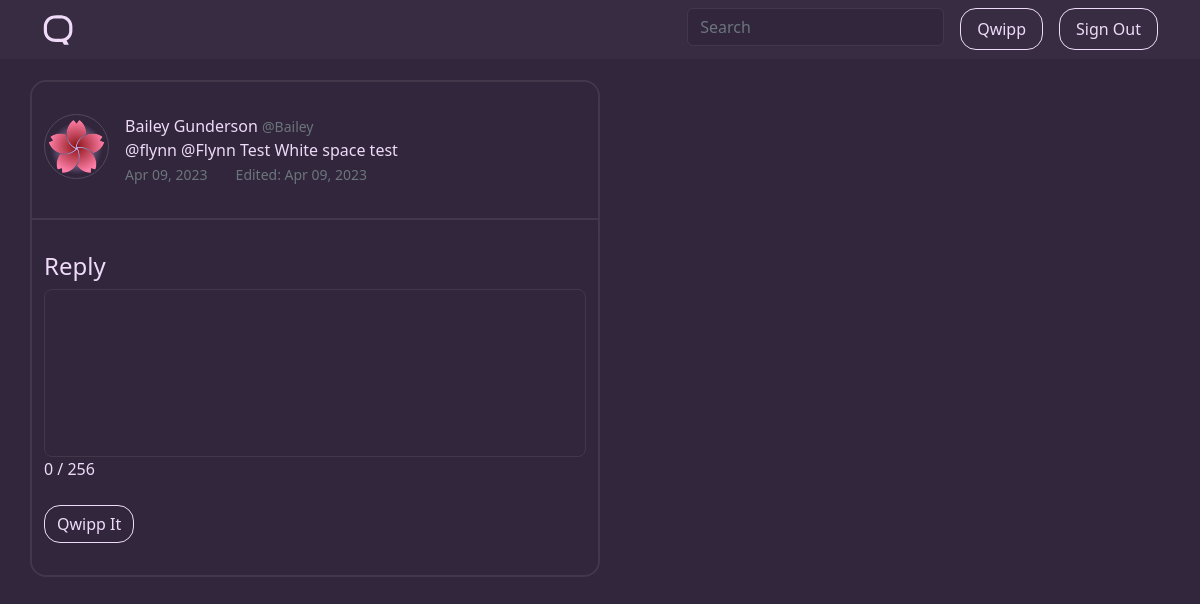
/u/Bailey/qwipp/21/reply (signed in), run on the app's committed database.
### qwippit/models.py (models this page shows, shortened)
class User(db.Model, UserMixin):
    id = db.Column(db.Integer, primary_key=True)
    username = db.Column(db.String(16), unique=True, nullable=False)
    displayname = db.Column(db.String(20), nullable=False)
    email = db.Column(db.String(120), unique=True, nullable=False)
    bio = db.Column(db.String(256))
    image_file = db.Column(db.String(20), nullable=False, default='default.png')
    banner_file = db.Column(db.String(20), nullable=False, default='default.png')
    password = db.Column(db.String(60), nullable=False)
    emailverified = db.Column(db.Boolean(), nullable=False, default=False)
    following = db.relationship('User',
                                secondary=followers,
                                primaryjoin=(followers.c.follower_id == id),
                                secondaryjoin=(followers.c.followed_id == id),
                                backref=db.backref('followers', lazy='dynamic'),
                                lazy='dynamic')
    viewed_qwipps = db.relationship('Qwipp', secondary='qwippViews', backref='hasViewed')
    viewed_qwills = db.relationship('Qwill', secondary='qwillViews', backref='hasViewed')
    liked_qwipps = db.relationship('Qwipp', secondary='qwippLikes', backref='hasLiked')
    liked_qwills = db.relationship('Qwill', secondary='qwillLikes', backref='hasLiked')
    qwipps = db.relationship('Qwipp', backref='author', lazy=True)
    qwills = db.relationship('Qwill', backref='author', lazy=True)
    like_notifications = db.Column(db.Boolean(), nullable=False, default=True)
    follow_notifications = db.Column(db.Boolean(), nullable=False, default=True)
    reply_notifications = db.Column(db.Boolean(), nullable=False, default=True)

class Qwipp(db.Model):
    id = db.Column(db.Integer, primary_key=True)
    date_posted = db.Column(db.DateTime, nullable=False, default=datetime.utcnow)
    date_edited = db.Column(db.DateTime)
    content = db.Column(db.Text(256), nullable=False)
    views = db.Column(db.Integer, nullable=False, default=0)
    likes = db.Column(db.Integer, nullable=False, default=0)
    is_reply = db.Column(db.Boolean(), nullable=False, default=False)
    qwill_reply_id = db.Column(db.Integer, db.ForeignKey('qwill.id'))
    qwipp_reply_id = db.Column(db.Integer, db.ForeignKey('qwipp.id'))
    user_id = db.Column(db.Integer, db.ForeignKey('user.id'), nullable=False)
    replies = db.relationship('Qwipp', backref=db.backref('qwipp_replied_to', remote_side=[id]))
    hashtags = db.Column(db.Integer, db.ForeignKey('hashtag.id'))

### qwippit/users/routes.py (the view, shortened to what this page needs)
@users.route("/u/<string:username>/qwipp/<int:qwipp_id>/reply", methods=['GET', 'POST'])
@login_required
def reply_qwipp(username, qwipp_id):
    qwipp = Qwipp.query.get_or_404(qwipp_id)
    form = QwippForm()
    return render_template('qwipps/reply.html', title=qwipp.author.displayname + " (@" + username + ") - Reply", qwipp=qwipp, isQwipp=True, qwipp_form=form)

### qwippit/qwipps/forms.py (shortened to what this page needs)
class QwippForm(FlaskForm):
    content = TextAreaField('Content', validators=[DataRequired(), Length(max=256)])
    submit = SubmitField('Qwipp It')

### qwippit/models.py (called while the page is built)
@login_manager.user_loader
def load_user(user_id):
    return User.query.get(int(user_id))

### qwippit/templates/qwipps/reply.html (shortened to what this page needs)
{% extends "main/layout.html" %}
{% block content %}
    {% if isQwipp %}
    <article class="row content-section individual-qwipp">
        <div class="d-flex media">
            <img class="me-3 rounded-circle border border-highlight" width="65px" height="65px" src="{{ url_for('static', filename='profile_pics/' + qwipp.author.image_file) }}">
            <div class="media-body">
                <div class="article-metadata">
                    <a class="author-link mr-2" href="{{ url_for('users.profile', username=qwipp.author.username) }}">{{ qwipp.author.displayname }}</a>
                    <small class="text-muted">@{{ qwipp.author.username }}</small>
                </div>
                <div class="content">
                    <p class="article-content">{{ qwipp.content }}</p>
                <div>
                <small class="date-time text-muted">{{ qwipp.date_posted.strftime('%b %d, %Y') }}</small>
                {% if qwipp.date_edited != None %}
                    <small class="date-time text-muted ms-4">Edited: {{ qwipp.date_edited.strftime('%b %d, %Y') }}</small>
                {% endif %}
            </div>
        </div>
  </article>
  {% endif %}
  <div class="create-input create-qwipp row content-section edit-content">
      <h4 class="mb-2">Reply</h4>
      <form method="POST" action="">
            <div class="form-group">
                {% if qwipp_form.content.errors %}
                  {{ qwipp_form.content(class="form-control form-control-lg is-invalid") }}
                  <div class="invalid-feedback">
                      {% for error in qwipp_form.content.errors %}
                          <span>{{ error }}</span>
                      {% endfor %}
                  </div>
                {% else %}
                  {{ qwipp_form.content(autofocus=True, id="qwipp-text-area", rows="5", class="form-control form-control-lg") }}
                {% endif %}
                <span id="qwipp-form-count" class="main-font-nh">0</span>
                <span id="qwipp-form-count-maximum" class="main-font-nh">/ 256</span>
            </div>
        <div class="form-group mt-4">
            {{ qwipp_form.submit(class="btn btn-outline-primary") }}
        </div>
    </form>
  </div>
{% endblock content %}

### qwippit/static/main.css (style rules this page uses)
body { background: #31263B; color: #EFDBF9; margin-top: 5rem; overflow-x: hidden; }
.rounded-circle { background-color: #31263B; }
p { margin-bottom: 0; }
a { text-decoration: none; }
.main-font-nh { color: #EFDBF9; }
.author-link { text-decoration: none; color: #EFDBF9; transition: 0.25s ease color; }
.article-content { white-space: pre-line; }
.content-section { cursor: pointer; padding-top: 2rem; padding-bottom: 2rem; border-bottom: 0.15rem solid; border-color: #43374C; background-color: #31263B; transition: background-color 0.25s ease; }
.border-highlight { --bs-border-color: #54485D; }
.create-input { cursor: auto; }
#qwipp-text-area { resize: none; }
.individual-qwipp { border-top-right-radius: 1rem; border-top-left-radius: 1rem; cursor: auto; }
.edit-content { border-top-right-radius: 1rem; border-top-left-radius: 1rem; border-bottom-right-radius: 1rem; border-bottom-left-radius: 1rem; border-bottom: none; }
.btn { --bs-btn-border-radius: 1rem; }
.form-control { background-color: #31263B; border-color: #43374C; color: #EFDBF9; }
.btn-outline-primary { color: #EFDBF9; background-color: transparent; border-color: #EFDBF9; transition: background-color 0.25s ease, color 0.25s ease; }

### data on the page
User: image_file (picture), author.displayname "Bailey Gunderson", author.username "Bailey"
Qwipp: content "@flynn @Flynn Test White space test", date_posted "Apr 09, 2023", date_edited "Apr 09, 2023"
